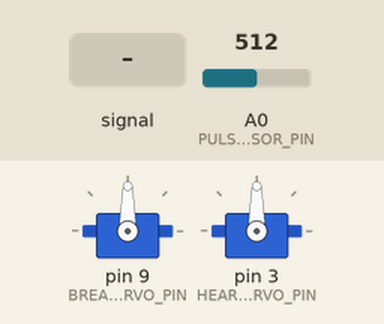
Recording of a sketch running on a simulated Arduino Uno, built with avr-gcc and run on an emulated ATmega328P. Parts: 2 × servo. The test bench sets the inputs (shaded band); at power-on: A0 (PULSE_SENSOR_PIN) = 512. What the sketch prints to the serial monitor is not drawn.

Above: at 1.2 s.
1.3 s: A0 (PULSE_SENSOR_PIN) fed a 200 Hz sine of ±81 counts around its level
At 1.9 s:
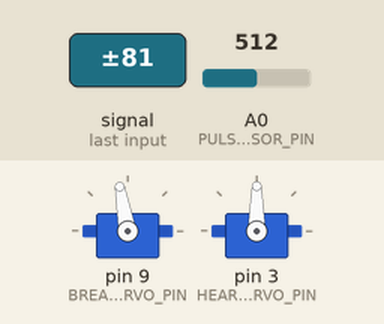
4.3 s: A0 (PULSE_SENSOR_PIN) set to 306
At 4.54 s:
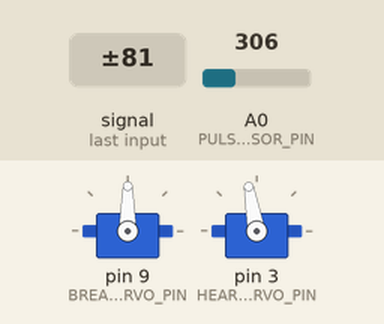
7.3 s: A0 (PULSE_SENSOR_PIN) set to 533
8.8 s: A0 (PULSE_SENSOR_PIN) set to 567
At 9.2 s:
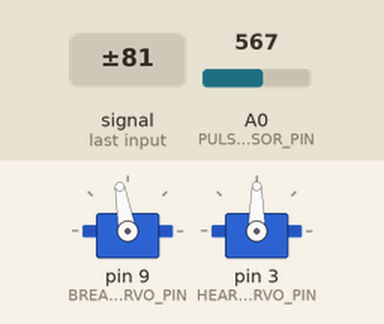
Timing chart, 0 to 12.8 s (numbered marks = the images above; inputs shaded):
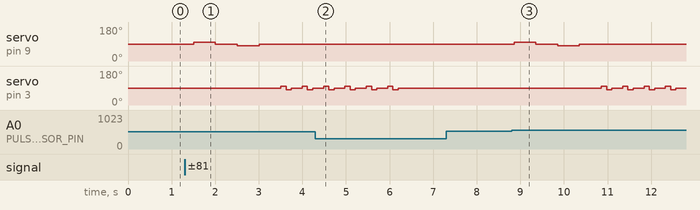

Measured:
- after the input at 1.3 s, servo on pin 9 (BREATHING_SERVO_PIN): 90° → 100° after 0.21 s, → 90° 0.50 s later, → 80° 0.50 s later, → 90° 0.50 s later; servo on pin 3 (HEARTBEAT_SERVO_PIN): 90° → 100° after 2.2 s, → 80° 0.12 s later, → 90° 0.12 s later, → 100° 0.25 s later, … (6 changes in this stretch)
- after the input at 4.3 s, servo on pin 9 (BREATHING_SERVO_PIN): stays 90° (without the input it goes to 100° after 2.9 s)
- after the input at 7.3 s, every drawn part: stays the same
- after the input at 8.8 s, servo on pin 9 (BREATHING_SERVO_PIN): 90° → 100° after 0.06 s, → 90° 0.50 s later, → 80° 0.50 s later, → 90° 0.50 s later; servo on pin 3 (HEARTBEAT_SERVO_PIN): 90° → 100° after 2.1 s, then repeats every 0.49 s: 80° 0.12 s, 90° 0.25 s, 100° 0.12 s

The sketch:

Huggables_Prototype_V1.ino
```cpp
#include <Servo.h>

Servo breathingServo;  // Servo for breathing movement
Servo heartServo;      // Servo for heartbeat mimicry

const int BREATHING_SERVO_PIN = 9;  // Breathing servo connected to digital pin 9
const int HEARTBEAT_SERVO_PIN = 3;  // Heartbeat servo connected to digital pin 3
const int PULSE_SENSOR_PIN = A0;    // Pulse sensor connected to analog pin A0

int pulseValue = 0;   // Stores pulse sensor value
const int PULSE_THRESHOLD = 550; // Adjust this based on your pulse sensor readings

void setup() {
  breathingServo.attach(BREATHING_SERVO_PIN);  // Attach breathing servo
  heartServo.attach(HEARTBEAT_SERVO_PIN);      // Attach heartbeat servo
  Serial.begin(115200);  // Initialize serial communication
}

void loop() {
  pulseValue = analogRead(PULSE_SENSOR_PIN); // Read pulse sensor value

  if (pulseValue > PULSE_THRESHOLD) {  // If a pulse is detected
    Serial.println("Pulse Detected");

    // Perform breathing and heartbeat movement
    breathe();
    multipleBeats(6); // Perform 6 beats per pulse
  } else {
    Serial.println("No Pulse");

    // Keep servos still when no pulse detected
    breathingServo.write(90);
    heartServo.write(90);
  }

  delay(100); // Small delay to prevent unnecessary sensor noise
}

void breathe() {
  Serial.println("Breathing 🌬️");
  breathingServo.write(100);  // Move servo slightly up (inhale)
  delay(500);
  breathingServo.write(90);   // Return to neutral position
  delay(500);
  breathingServo.write(80);   // Move servo slightly down (exhale)
  delay(500);
  breathingServo.write(90);   // Return to neutral position
  delay(500);
}

void multipleBeats(int beats) {
  for (int i = 0; i < beats; i++) {
    Serial.println("Heartbeat");
    heartServo.write(100); // Quick contraction
    delay(120);
    heartServo.write(80);  // Quick relaxation
    delay(120);
    heartServo.write(90);  // Neutral position
    delay(250);  // Small pause before next beat
  }
}
```
